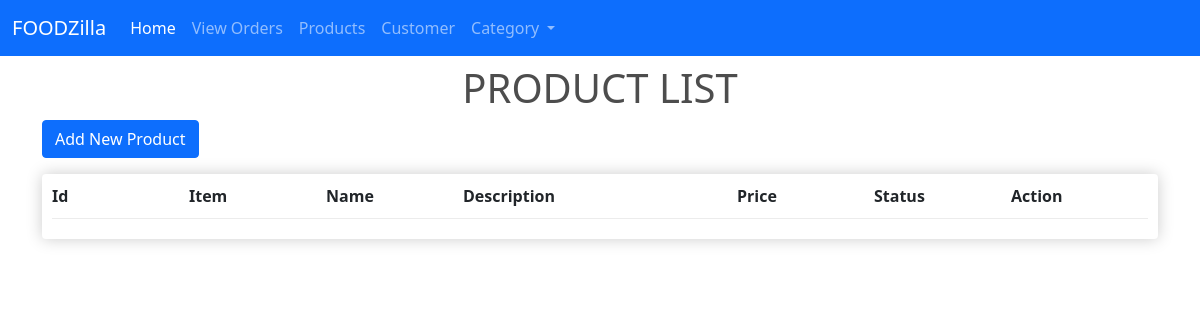
Before: /product/ with the older database file.
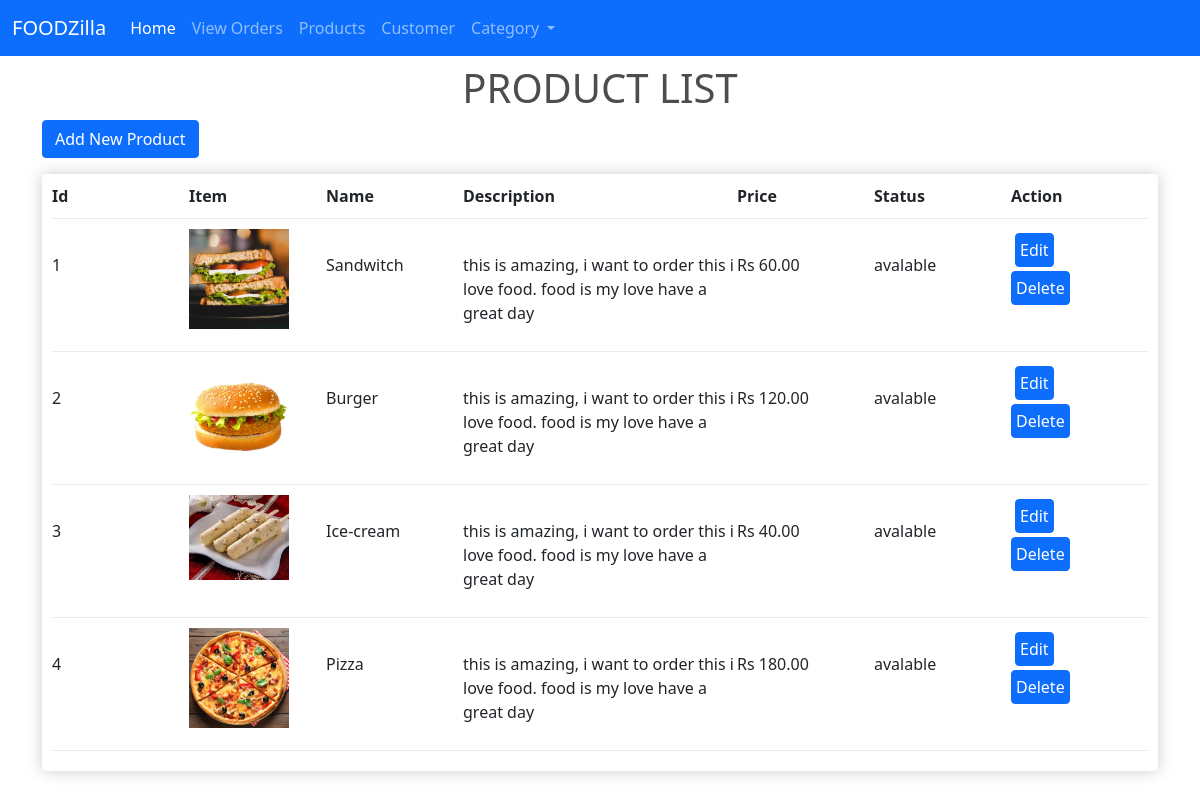
After: the same page with the newer database file.
### App/models.py (models this page shows, shortened)
class Product(models.Model):
    name= models.CharField(max_length=100,null=True)
    price = models.FloatField()
    image=models.ImageField(null=True,blank=True)
    @property
    def imageURL(self):
        try:
            url=self.image.url
        except:
            url=''
        return url

### App/views.py (the view)
# urls.py: url(r'^product/',views.product,name="product"),
def product(request):
    pro = Product.objects.all()
    context={'products':pro}
    return render(request,'html/product.html',context)

### App/templates/html/product.html (shortened to what this page needs)
{% extends 'html/base2.html' %}
{% block 'body'%}
<h1 class="mt-2 text-center">PRODUCT LIST</h1>
<a href="{% url 'App:addProduct' %}" class="btn btn-primary">Add New Product</a>
<div class="box-element mt-3">
        <div class="cart-row">
            <div style="flex:1"><strong>Id</strong></div>
            <div style="flex:1"><strong>Item</strong></div>
            <div style="flex:1"><strong>Name</strong></div>
            <div style="flex:2"><strong>Description</strong></div>
            <div style="flex:1"><strong>Price</strong></div>
            <div style="flex:1"><strong>Status</strong></div>
            <div style="flex:1"><strong>Action</strong></div>
        </div>
        {% for product in products %}
            <div class="cart-row mt-2">
                <div style="flex:1"><p class="pt-4">{{product.id}}</p></div>
                <div style="flex:1"><img class="row-image" src="{{product.imageURL}}"></div>
                <div style="flex:1"><p class="pt-4">{{product.name}}</p></div>
                <div style="flex:2" ><p class="pt-4">this is amazing, i want to order this i love food. food is my love have a great day</p></div>
                <div style="flex:1"><p class="pt-4">Rs {{product.price|floatformat:2}}</p></div>
                <div style="flex:1"><p class="pt-4">avalable</p></div>
                <div style="flex:1">
                    <form action="/editProduct/">
                        <button type="submit" class="btn btn-primary p-1 m-1">Edit</button>
                    </form>
                    <form action="/delProduct/">
                        <button type="submit" class="btn btn-primary p-1">Delete</button>
                    </form>
                </div>
            </div>
        {% endfor %}
{% endblock  %}

Changed rows visible on the page:
added Product: id "1", imageURL (picture), name "Sandwitch", price "60.00"
added Product: id "2", imageURL (picture), name "Burger", price "120.00"
added Product: id "3", imageURL (picture), name "Ice-cream", price "40.00"
added Product: id "4", imageURL (picture), name "Pizza", price "180.00"
